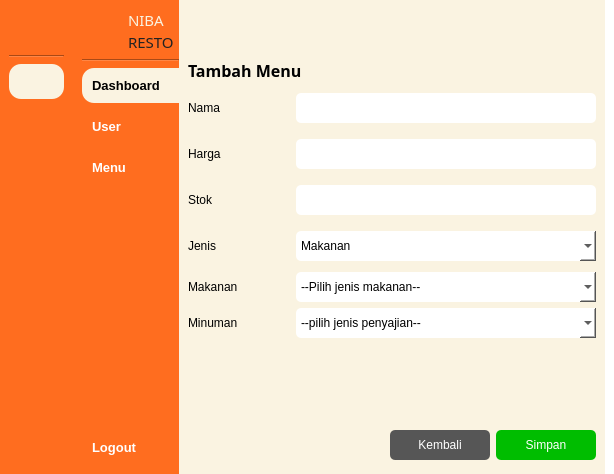
<?xml version="1.0" encoding="UTF-8"?>
<ui version="4.0">
 <class>MainWindow</class>
 <widget class="QMainWindow" name="MainWindow">
  <property name="geometry">
   <rect>
    <x>0</x>
    <y>0</y>
    <width>614</width>
    <height>474</height>
   </rect>
  </property>
  <property name="windowTitle">
   <string>MainWindow</string>
  </property>
  <property name="styleSheet">
   <string notr="true">background-color: rgb(255, 255, 255);</string>
  </property>
  <widget class="QWidget" name="centralwidget">
   <layout class="QGridLayout" name="gridLayout">
    <property name="leftMargin">
     <number>0</number>
    </property>
    <property name="topMargin">
     <number>0</number>
    </property>
    <property name="rightMargin">
     <number>0</number>
    </property>
    <property name="bottomMargin">
     <number>0</number>
    </property>
    <property name="horizontalSpacing">
     <number>0</number>
    </property>
    <item row="0" column="0">
     <widget class="QWidget" name="icon_only_widget" native="true">
      <property name="maximumSize">
       <size>
        <width>75</width>
        <height>16777215</height>
       </size>
      </property>
      <property name="styleSheet">
       <string notr="true">QPushButton {
	text-align: center;
	border-radius: 12px;
    padding: 10px;
    border: 0px;
	color: white;
    font-weight: 600;
}

QPushButton:hover {
	background-color: rgb(181, 171, 146);
}

QPushButton:checked {
	color: black;
	background-color: #FAF3E1;
}

QWidget {
	background-color: #FF6D1F;
}</string>
      </property>
      <layout class="QVBoxLayout" name="verticalLayout">
       <item>
        <layout class="QVBoxLayout" name="verticalLayout_7">
         <item>
          <layout class="QHBoxLayout" name="horizontalLayout_4">
           <property name="rightMargin">
            <number>5</number>
           </property>
           <item>
            <widget class="QLabel" name="label_4">
             <property name="sizePolicy">
              <sizepolicy hsizetype="Fixed" vsizetype="Fixed">
               <horstretch>0</horstretch>
               <verstretch>0</verstretch>
              </sizepolicy>
             </property>
             <property name="minimumSize">
              <size>
               <width>40</width>
               <height>40</height>
              </size>
             </property>
             <property name="maximumSize">
              <size>
               <width>40</width>
               <height>40</height>
              </size>
             </property>
             <property name="styleSheet">
              <string notr="true">QLabel {
    background-color: transparent;
    border-radius: 20px;
    background-image: url(:/yourpic.png);
    background-repeat: no-repeat;
    background-position: center;
}
</string>
             </property>
             <property name="text">
              <string/>
             </property>
             <property name="pixmap">
              <pixmap resource="images.qrc">:/image/images/logo-rounded.png</pixmap>
             </property>
             <property name="scaledContents">
              <bool>true</bool>
             </property>
            </widget>
           </item>
          </layout>
         </item>
         <item>
          <widget class="Line" name="line">
           <property name="orientation">
            <enum>Qt::Horizontal</enum>
           </property>
          </widget>
         </item>
         <item>
          <widget class="QPushButton" name="btn_dashboard_icon">
           <property name="font">
            <font>
             <family>Microsoft Sans Serif</family>
             <pointsize>10</pointsize>
             <weight>75</weight>
             <bold>true</bold>
            </font>
           </property>
           <property name="styleSheet">
            <string notr="true"/>
           </property>
           <property name="text">
            <string/>
           </property>
           <property name="icon">
            <iconset resource="images.qrc">
             <normaloff>:/image/images/mage--home-fill-off.png</normaloff>
             <normalon>:/image/images/mage--home-fill.png</normalon>
             <disabledoff>:/image/images/mage--home-fill-off.png</disabledoff>
             <disabledon>:/image/images/mage--home-fill.png</disabledon>
             <activeoff>:/image/images/mage--home-fill-off.png</activeoff>
             <activeon>:/image/images/mage--home-fill.png</activeon>
             <selectedoff>:/image/images/mage--home-fill-off.png</selectedoff>
             <selectedon>:/image/images/mage--home-fill.png</selectedon>:/image/images/mage--home-fill-off.png</iconset>
           </property>
           <property name="iconSize">
            <size>
             <width>20</width>
             <height>20</height>
            </size>
           </property>
           <property name="checkable">
            <bool>true</bool>
           </property>
           <property name="checked">
            <bool>true</bool>
           </property>
           <property name="autoExclusive">
            <bool>true</bool>
           </property>
          </widget>
         </item>
         <item>
          <widget class="QPushButton" name="btn_user_icon">
           <property name="font">
            <font>
             <family>MS Sans Serif</family>
             <pointsize>10</pointsize>
             <weight>75</weight>
             <bold>true</bold>
            </font>
           </property>
           <property name="styleSheet">
            <string notr="true"/>
           </property>
           <property name="text">
            <string/>
           </property>
           <property name="icon">
            <iconset resource="images.qrc">
             <normaloff>:/image/images/mage--users-fill-off.png</normaloff>
             <normalon>:/image/images/mage--users-fill.png</normalon>:/image/images/mage--users-fill-off.png</iconset>
           </property>
           <property name="iconSize">
            <size>
             <width>20</width>
             <height>20</height>
            </size>
           </property>
           <property name="checkable">
            <bool>true</bool>
           </property>
           <property name="autoExclusive">
            <bool>true</bool>
           </property>
          </widget>
         </item>
         <item>
          <widget class="QPushButton" name="btn_menu_icon">
           <property name="font">
            <font>
             <family>MS Sans Serif</family>
             <pointsize>10</pointsize>
             <weight>75</weight>
             <bold>true</bold>
            </font>
           </property>
           <property name="styleSheet">
            <string notr="true"/>
           </property>
           <property name="text">
            <string/>
           </property>
           <property name="icon">
            <iconset resource="images.qrc">
             <normaloff>:/image/images/mage--clipboard-2-fill-off.png</normaloff>
             <normalon>:/image/images/mage--clipboard-2-fill.png</normalon>:/image/images/mage--clipboard-2-fill-off.png</iconset>
           </property>
           <property name="iconSize">
            <size>
             <width>20</width>
             <height>20</height>
            </size>
           </property>
           <property name="checkable">
            <bool>true</bool>
           </property>
           <property name="autoExclusive">
            <bool>true</bool>
           </property>
          </widget>
         </item>
         <item>
          <spacer name="verticalSpacer_3">
           <property name="orientation">
            <enum>Qt::Vertical</enum>
           </property>
           <property name="sizeHint" stdset="0">
            <size>
             <width>40</width>
             <height>200</height>
            </size>
           </property>
          </spacer>
         </item>
         <item>
          <widget class="QPushButton" name="btn_logout_icon">
           <property name="font">
            <font>
             <family>MS Sans Serif</family>
             <pointsize>10</pointsize>
             <weight>75</weight>
             <bold>true</bold>
            </font>
           </property>
           <property name="styleSheet">
            <string notr="true">QPushButton {
	border-radius: 12px;
}</string>
           </property>
           <property name="text">
            <string/>
           </property>
           <property name="icon">
            <iconset resource="images.qrc">
             <normaloff>:/image/images/mage--shut-down-fill-off.png</normaloff>
             <normalon>:/image/images/mage--shut-down-fill.png</normalon>:/image/images/mage--shut-down-fill-off.png</iconset>
           </property>
           <property name="iconSize">
            <size>
             <width>20</width>
             <height>20</height>
            </size>
           </property>
          </widget>
         </item>
        </layout>
       </item>
      </layout>
     </widget>
    </item>
    <item row="0" column="1">
     <widget class="QWidget" name="icon_name_widget" native="true">
      <property name="maximumSize">
       <size>
        <width>150</width>
        <height>16777215</height>
       </size>
      </property>
      <property name="styleSheet">
       <string notr="true">QPushButton {
	text-align: left;
	border-top-left-radius: 12px;
	border-bottom-left-radius: 12px;
    padding: 10px;
    border: 0px;
	color: white;
    font-weight: 600;
}

QPushButton:hover {
	background-color: rgb(181, 171, 146);
}

QPushButton:checked {
	color: black;
	background-color: #FAF3E1;
}

QWidget {
	background-color: #FF6D1F;
}</string>
      </property>
      <layout class="QVBoxLayout" name="verticalLayout_4">
       <property name="leftMargin">
        <number>9</number>
       </property>
       <property name="topMargin">
        <number>9</number>
       </property>
       <property name="rightMargin">
        <number>0</number>
       </property>
       <property name="bottomMargin">
        <number>9</number>
       </property>
       <item>
        <layout class="QVBoxLayout" name="verticalLayout_2">
         <item>
          <layout class="QHBoxLayout" name="horizontalLayout_2">
           <property name="rightMargin">
            <number>5</number>
           </property>
           <item>
            <widget class="QLabel" name="label_2">
             <property name="sizePolicy">
              <sizepolicy hsizetype="Fixed" vsizetype="Fixed">
               <horstretch>0</horstretch>
               <verstretch>0</verstretch>
              </sizepolicy>
             </property>
             <property name="minimumSize">
              <size>
               <width>40</width>
               <height>40</height>
              </size>
             </property>
             <property name="maximumSize">
              <size>
               <width>40</width>
               <height>40</height>
              </size>
             </property>
             <property name="styleSheet">
              <string notr="true">QLabel {
    background-color: transparent;
    border-radius: 20px;
    background-image: url(:/yourpic.png);
    background-repeat: no-repeat;
    background-position: center;
}
</string>
             </property>
             <property name="text">
              <string/>
             </property>
             <property name="pixmap">
              <pixmap resource="images.qrc">:/image/images/logo-rounded.png</pixmap>
             </property>
             <property name="scaledContents">
              <bool>true</bool>
             </property>
            </widget>
           </item>
           <item>
            <layout class="QVBoxLayout" name="verticalLayout_3">
             <property name="spacing">
              <number>0</number>
             </property>
             <item>
              <widget class="QLabel" name="label_3">
               <property name="maximumSize">
                <size>
                 <width>50</width>
                 <height>16777215</height>
                </size>
               </property>
               <property name="font">
                <font>
                 <family>Bauhaus 93</family>
                 <pointsize>11</pointsize>
                 <weight>50</weight>
                 <bold>false</bold>
                 <strikeout>false</strikeout>
                 <kerning>true</kerning>
                </font>
               </property>
               <property name="styleSheet">
                <string notr="true">color: #FAF3E1;</string>
               </property>
               <property name="text">
                <string>NIBA</string>
               </property>
               <property name="textFormat">
                <enum>Qt::PlainText</enum>
               </property>
              </widget>
             </item>
             <item>
              <widget class="QLabel" name="label_5">
               <property name="sizePolicy">
                <sizepolicy hsizetype="Minimum" vsizetype="Preferred">
                 <horstretch>0</horstretch>
                 <verstretch>0</verstretch>
                </sizepolicy>
               </property>
               <property name="maximumSize">
                <size>
                 <width>50</width>
                 <height>16777215</height>
                </size>
               </property>
               <property name="font">
                <font>
                 <family>Bauhaus 93</family>
                 <pointsize>11</pointsize>
                 <weight>50</weight>
                 <bold>false</bold>
                 <strikeout>false</strikeout>
                 <kerning>true</kerning>
                </font>
               </property>
               <property name="styleSheet">
                <string notr="true">color: #222222;</string>
               </property>
               <property name="text">
                <string>RESTO</string>
               </property>
               <property name="textFormat">
                <enum>Qt::PlainText</enum>
               </property>
               <property name="scaledContents">
                <bool>false</bool>
               </property>
              </widget>
             </item>
            </layout>
           </item>
          </layout>
         </item>
         <item>
          <widget class="Line" name="line_2">
           <property name="orientation">
            <enum>Qt::Horizontal</enum>
           </property>
          </widget>
         </item>
         <item>
          <widget class="QPushButton" name="btn_dashboard_expanded">
           <property name="font">
            <font>
             <family>Microsoft Sans Serif</family>
             <pointsize>10</pointsize>
             <weight>75</weight>
             <bold>true</bold>
            </font>
           </property>
           <property name="styleSheet">
            <string notr="true"/>
           </property>
           <property name="text">
            <string>Dashboard</string>
           </property>
           <property name="icon">
            <iconset resource="images.qrc">
             <normaloff>:/image/images/mage--home-fill-off.png</normaloff>
             <normalon>:/image/images/mage--home-fill.png</normalon>
             <disabledoff>:/image/images/mage--home-fill-off.png</disabledoff>
             <disabledon>:/image/images/mage--home-fill.png</disabledon>
             <activeoff>:/image/images/mage--home-fill-off.png</activeoff>
             <activeon>:/image/images/mage--home-fill.png</activeon>
             <selectedoff>:/image/images/mage--home-fill-off.png</selectedoff>
             <selectedon>:/image/images/mage--home-fill.png</selectedon>:/image/images/mage--home-fill-off.png</iconset>
           </property>
           <property name="iconSize">
            <size>
             <width>20</width>
             <height>20</height>
            </size>
           </property>
           <property name="checkable">
            <bool>true</bool>
           </property>
           <property name="checked">
            <bool>true</bool>
           </property>
           <property name="autoExclusive">
            <bool>true</bool>
           </property>
          </widget>
         </item>
         <item>
          <widget class="QPushButton" name="btn_user_expanded">
           <property name="font">
            <font>
             <family>MS Sans Serif</family>
             <pointsize>10</pointsize>
             <weight>75</weight>
             <bold>true</bold>
            </font>
           </property>
           <property name="styleSheet">
            <string notr="true"/>
           </property>
           <property name="text">
            <string>User</string>
           </property>
           <property name="icon">
            <iconset resource="images.qrc">
             <normaloff>:/image/images/mage--users-fill-off.png</normaloff>
             <normalon>:/image/images/mage--users-fill.png</normalon>:/image/images/mage--users-fill-off.png</iconset>
           </property>
           <property name="iconSize">
            <size>
             <width>20</width>
             <height>20</height>
            </size>
           </property>
           <property name="checkable">
            <bool>true</bool>
           </property>
           <property name="autoExclusive">
            <bool>true</bool>
           </property>
          </widget>
         </item>
         <item>
          <widget class="QPushButton" name="btn_menu_expanded">
           <property name="font">
            <font>
             <family>MS Sans Serif</family>
             <pointsize>10</pointsize>
             <weight>75</weight>
             <bold>true</bold>
            </font>
           </property>
           <property name="styleSheet">
            <string notr="true"/>
           </property>
           <property name="text">
            <string>Menu</string>
           </property>
           <property name="icon">
            <iconset resource="images.qrc">
             <normaloff>:/image/images/mage--clipboard-2-fill-off.png</normaloff>
             <normalon>:/image/images/mage--clipboard-2-fill.png</normalon>:/image/images/mage--clipboard-2-fill-off.png</iconset>
           </property>
           <property name="iconSize">
            <size>
             <width>20</width>
             <height>20</height>
            </size>
           </property>
           <property name="checkable">
            <bool>true</bool>
           </property>
           <property name="autoExclusive">
            <bool>true</bool>
           </property>
          </widget>
         </item>
         <item>
          <spacer name="verticalSpacer_2">
           <property name="orientation">
            <enum>Qt::Vertical</enum>
           </property>
           <property name="sizeHint" stdset="0">
            <size>
             <width>40</width>
             <height>200</height>
            </size>
           </property>
          </spacer>
         </item>
         <item>
          <widget class="QPushButton" name="btn_logout_expanded">
           <property name="font">
            <font>
             <family>MS Sans Serif</family>
             <pointsize>10</pointsize>
             <weight>75</weight>
             <bold>true</bold>
            </font>
           </property>
           <property name="styleSheet">
            <string notr="true">QPushButton {
	border-radius: 12px;
}</string>
           </property>
           <property name="text">
            <string>Logout</string>
           </property>
           <property name="icon">
            <iconset resource="images.qrc">
             <normaloff>:/image/images/mage--shut-down-fill-off.png</normaloff>
             <normalon>:/image/images/mage--shut-down-fill.png</normalon>:/image/images/mage--shut-down-fill-off.png</iconset>
           </property>
           <property name="iconSize">
            <size>
             <width>20</width>
             <height>20</height>
            </size>
           </property>
          </widget>
         </item>
        </layout>
       </item>
      </layout>
     </widget>
    </item>
    <item row="0" column="2">
     <widget class="QWidget" name="main_menu" native="true">
      <property name="styleSheet">
       <string notr="true">background-color: rgb(255, 255, 255);</string>
      </property>
      <layout class="QVBoxLayout" name="verticalLayout_5">
       <property name="spacing">
        <number>0</number>
       </property>
       <property name="leftMargin">
        <number>0</number>
       </property>
       <property name="topMargin">
        <number>0</number>
       </property>
       <property name="bottomMargin">
        <number>0</number>
       </property>
       <item>
        <widget class="QWidget" name="widget" native="true">
         <property name="minimumSize">
          <size>
           <width>0</width>
           <height>50</height>
          </size>
         </property>
         <property name="maximumSize">
          <size>
           <width>16777215</width>
           <height>50</height>
          </size>
         </property>
         <property name="styleSheet">
          <string notr="true">background-color: rgb(250, 243, 225);</string>
         </property>
         <layout class="QHBoxLayout" name="horizontalLayout_6">
          <item>
           <layout class="QHBoxLayout" name="horizontalLayout">
            <item>
             <widget class="QPushButton" name="btn_expand">
              <property name="styleSheet">
               <string notr="true">QPushButton {
	text-align: left;
	border-radius: 12px;
    padding: 10px;
    border: 0px;
	color: black;
    font-weight: 600;
}

QPushButton:hover {
	background-color: #F5E7C6;
}

QPushButton:checked {
	background-color: #222222;
}</string>
              </property>
              <property name="text">
               <string/>
              </property>
              <property name="icon">
               <iconset resource="images.qrc">
                <normaloff>:/image/images/mage--dash-menu-off.png</normaloff>
                <normalon>:/image/images/mage--double-arrow-left-off.png</normalon>:/image/images/mage--dash-menu-off.png</iconset>
              </property>
              <property name="iconSize">
               <size>
                <width>20</width>
                <height>20</height>
               </size>
              </property>
              <property name="checkable">
               <bool>true</bool>
              </property>
             </widget>
            </item>
            <item>
             <spacer name="horizontalSpacer">
              <property name="orientation">
               <enum>Qt::Horizontal</enum>
              </property>
              <property name="sizeHint" stdset="0">
               <size>
                <width>20</width>
                <height>118</height>
               </size>
              </property>
             </spacer>
            </item>
           </layout>
          </item>
         </layout>
        </widget>
       </item>
       <item>
        <widget class="QWidget" name="widget_2" native="true">
         <property name="styleSheet">
          <string notr="true">QWidget {
	background-color: rgb(250, 243, 225);
}

QLabel {
	color:black;
}

QLineEdit {
	background-color: white;
	border-radius:  5px;
}

QComboBox {
	background-color: white;
	border-radius: 5px;
}</string>
         </property>
         <layout class="QVBoxLayout" name="verticalLayout_6">
          <item>
           <widget class="QLabel" name="label_7">
            <property name="maximumSize">
             <size>
              <width>16777215</width>
              <height>30</height>
             </size>
            </property>
            <property name="font">
             <font>
              <family>MS Reference Sans Serif</family>
              <pointsize>12</pointsize>
              <weight>75</weight>
              <bold>true</bold>
             </font>
            </property>
            <property name="styleSheet">
             <string notr="true">color:black;</string>
            </property>
            <property name="text">
             <string>Tambah Menu</string>
            </property>
            <property name="scaledContents">
             <bool>false</bool>
            </property>
            <property name="wordWrap">
             <bool>false</bool>
            </property>
           </widget>
          </item>
          <item>
           <layout class="QVBoxLayout" name="verticalLayout_8">
            <item>
             <layout class="QHBoxLayout" name="horizontalLayout_11">
              <item>
               <widget class="QLabel" name="label_8">
                <property name="styleSheet">
                 <string notr="true"/>
                </property>
                <property name="text">
                 <string>Nama</string>
                </property>
               </widget>
              </item>
              <item>
               <spacer name="horizontalSpacer_6">
                <property name="orientation">
                 <enum>Qt::Horizontal</enum>
                </property>
                <property name="sizeHint" stdset="0">
                 <size>
                  <width>20</width>
                  <height>40</height>
                 </size>
                </property>
               </spacer>
              </item>
              <item>
               <widget class="QLineEdit" name="lineEdit">
                <property name="minimumSize">
                 <size>
                  <width>300</width>
                  <height>30</height>
                 </size>
                </property>
                <property name="maximumSize">
                 <size>
                  <width>300</width>
                  <height>30</height>
                 </size>
                </property>
                <property name="styleSheet">
                 <string notr="true"/>
                </property>
               </widget>
              </item>
             </layout>
            </item>
            <item>
             <layout class="QHBoxLayout" name="horizontalLayout_10">
              <item>
               <widget class="QLabel" name="label_9">
                <property name="text">
                 <string>Harga</string>
                </property>
               </widget>
              </item>
              <item>
               <spacer name="horizontalSpacer_5">
                <property name="orientation">
                 <enum>Qt::Horizontal</enum>
                </property>
                <property name="sizeHint" stdset="0">
                 <size>
                  <width>20</width>
                  <height>40</height>
                 </size>
                </property>
               </spacer>
              </item>
              <item>
               <widget class="QLineEdit" name="lineEdit_2">
                <property name="minimumSize">
                 <size>
                  <width>300</width>
                  <height>30</height>
                 </size>
                </property>
                <property name="maximumSize">
                 <size>
                  <width>300</width>
                  <height>30</height>
                 </size>
                </property>
               </widget>
              </item>
             </layout>
            </item>
            <item>
             <layout class="QHBoxLayout" name="horizontalLayout_9">
              <item>
               <widget class="QLabel" name="label_10">
                <property name="text">
                 <string>Stok</string>
                </property>
               </widget>
              </item>
              <item>
               <spacer name="horizontalSpacer_4">
                <property name="orientation">
                 <enum>Qt::Horizontal</enum>
                </property>
                <property name="sizeHint" stdset="0">
                 <size>
                  <width>20</width>
                  <height>40</height>
                 </size>
                </property>
               </spacer>
              </item>
              <item>
               <widget class="QLineEdit" name="lineEdit_3">
                <property name="minimumSize">
                 <size>
                  <width>300</width>
                  <height>30</height>
                 </size>
                </property>
                <property name="maximumSize">
                 <size>
                  <width>300</width>
                  <height>30</height>
                 </size>
                </property>
                <property name="baseSize">
                 <size>
                  <width>0</width>
                  <height>0</height>
                 </size>
                </property>
               </widget>
              </item>
             </layout>
            </item>
            <item>
             <layout class="QHBoxLayout" name="horizontalLayout_8">
              <item>
               <widget class="QLabel" name="label_11">
                <property name="text">
                 <string>Jenis</string>
                </property>
               </widget>
              </item>
              <item>
               <spacer name="horizontalSpacer_2">
                <property name="orientation">
                 <enum>Qt::Horizontal</enum>
                </property>
                <property name="sizeHint" stdset="0">
                 <size>
                  <width>20</width>
                  <height>40</height>
                 </size>
                </property>
               </spacer>
              </item>
              <item>
               <widget class="QComboBox" name="comboBox">
                <property name="minimumSize">
                 <size>
                  <width>300</width>
                  <height>30</height>
                 </size>
                </property>
                <property name="maximumSize">
                 <size>
                  <width>300</width>
                  <height>30</height>
                 </size>
                </property>
                <item>
                 <property name="text">
                  <string>Makanan</string>
                 </property>
                </item>
                <item>
                 <property name="text">
                  <string>Minuman</string>
                 </property>
                </item>
               </widget>
              </item>
             </layout>
            </item>
           </layout>
          </item>
          <item>
           <widget class="QFrame" name="frame_makanan">
            <property name="maximumSize">
             <size>
              <width>16777215</width>
              <height>30</height>
             </size>
            </property>
            <property name="frameShape">
             <enum>QFrame::NoFrame</enum>
            </property>
            <layout class="QHBoxLayout" name="horizontalLayout_13">
             <property name="leftMargin">
              <number>0</number>
             </property>
             <property name="topMargin">
              <number>0</number>
             </property>
             <property name="rightMargin">
              <number>0</number>
             </property>
             <property name="bottomMargin">
              <number>0</number>
             </property>
             <item>
              <widget class="QLabel" name="label_12">
               <property name="text">
                <string>Makanan</string>
               </property>
              </widget>
             </item>
             <item>
              <spacer name="horizontalSpacer_3">
               <property name="orientation">
                <enum>Qt::Horizontal</enum>
               </property>
               <property name="sizeHint" stdset="0">
                <size>
                 <width>20</width>
                 <height>40</height>
                </size>
               </property>
              </spacer>
             </item>
             <item>
              <widget class="QComboBox" name="comboBox_2">
               <property name="minimumSize">
                <size>
                 <width>300</width>
                 <height>30</height>
                </size>
               </property>
               <property name="maximumSize">
                <size>
                 <width>300</width>
                 <height>30</height>
                </size>
               </property>
               <item>
                <property name="text">
                 <string>--Pilih jenis makanan--</string>
                </property>
               </item>
               <item>
                <property name="text">
                 <string>main menu</string>
                </property>
               </item>
               <item>
                <property name="text">
                 <string>dessert</string>
                </property>
               </item>
              </widget>
             </item>
            </layout>
           </widget>
          </item>
          <item>
           <widget class="QFrame" name="frame_minuman">
            <property name="maximumSize">
             <size>
              <width>16777215</width>
              <height>30</height>
             </size>
            </property>
            <property name="frameShape">
             <enum>QFrame::NoFrame</enum>
            </property>
            <layout class="QHBoxLayout" name="horizontalLayout_14">
             <property name="leftMargin">
              <number>0</number>
             </property>
             <property name="topMargin">
              <number>0</number>
             </property>
             <property name="rightMargin">
              <number>0</number>
             </property>
             <property name="bottomMargin">
              <number>0</number>
             </property>
             <item>
              <widget class="QLabel" name="label_13">
               <property name="text">
                <string>Minuman</string>
               </property>
              </widget>
             </item>
             <item>
              <spacer name="horizontalSpacer_7">
               <property name="orientation">
                <enum>Qt::Horizontal</enum>
               </property>
               <property name="sizeHint" stdset="0">
                <size>
                 <width>20</width>
                 <height>27</height>
                </size>
               </property>
              </spacer>
             </item>
             <item>
              <widget class="QComboBox" name="comboBox_3">
               <property name="minimumSize">
                <size>
                 <width>300</width>
                 <height>30</height>
                </size>
               </property>
               <property name="maximumSize">
                <size>
                 <width>300</width>
                 <height>30</height>
                </size>
               </property>
               <item>
                <property name="text">
                 <string>--pilih jenis penyajian--</string>
                </property>
               </item>
               <item>
                <property name="text">
                 <string>panas</string>
                </property>
               </item>
               <item>
                <property name="text">
                 <string>dingin</string>
                </property>
               </item>
              </widget>
             </item>
            </layout>
           </widget>
          </item>
          <item>
           <spacer name="verticalSpacer_4">
            <property name="orientation">
             <enum>Qt::Vertical</enum>
            </property>
            <property name="sizeHint" stdset="0">
             <size>
              <width>20</width>
              <height>71</height>
             </size>
            </property>
           </spacer>
          </item>
          <item>
           <layout class="QHBoxLayout" name="horizontalLayout_15">
            <item>
             <spacer name="horizontalSpacer_8">
              <property name="orientation">
               <enum>Qt::Horizontal</enum>
              </property>
              <property name="sizeHint" stdset="0">
               <size>
                <width>20</width>
                <height>40</height>
               </size>
              </property>
             </spacer>
            </item>
            <item>
             <widget class="QPushButton" name="pushButton_3">
              <property name="minimumSize">
               <size>
                <width>100</width>
                <height>30</height>
               </size>
              </property>
              <property name="maximumSize">
               <size>
                <width>100</width>
                <height>30</height>
               </size>
              </property>
              <property name="styleSheet">
               <string notr="true">QPushButton {
	background-color: rgb(86, 86, 86);
	color:  white;
	padding: 2px;
	border-radius: 5px;
}</string>
              </property>
              <property name="text">
               <string>Kembali</string>
              </property>
             </widget>
            </item>
            <item>
             <widget class="QPushButton" name="btn_save">
              <property name="minimumSize">
               <size>
                <width>100</width>
                <height>30</height>
               </size>
              </property>
              <property name="maximumSize">
               <size>
                <width>100</width>
                <height>30</height>
               </size>
              </property>
              <property name="styleSheet">
               <string notr="true">QPushButton {
	background-color: rgb(0, 189, 0);
	color: white;
	padding: 2px;
	border-radius: 5px;
}</string>
              </property>
              <property name="text">
               <string>Simpan</string>
              </property>
             </widget>
            </item>
           </layout>
          </item>
         </layout>
        </widget>
       </item>
      </layout>
     </widget>
    </item>
   </layout>
  </widget>
 </widget>
 <resources>
  <include location="images.qrc"/>
 </resources>
 <connections>
  <connection>
   <sender>btn_expand</sender>
   <signal>toggled(bool)</signal>
   <receiver>icon_only_widget</receiver>
   <slot>setHidden(bool)</slot>
   <hints>
    <hint type="sourcelabel">
     <x>221</x>
     <y>54</y>
    </hint>
    <hint type="destinationlabel">
     <x>63</x>
     <y>252</y>
    </hint>
   </hints>
  </connection>
  <connection>
   <sender>btn_expand</sender>
   <signal>toggled(bool)</signal>
   <receiver>icon_name_widget</receiver>
   <slot>setVisible(bool)</slot>
   <hints>
    <hint type="sourcelabel">
     <x>240</x>
     <y>61</y>
    </hint>
    <hint type="destinationlabel">
     <x>186</x>
     <y>243</y>
    </hint>
   </hints>
  </connection>
  <connection>
   <sender>btn_logout_expanded</sender>
   <signal>clicked()</signal>
   <receiver>MainWindow</receiver>
   <slot>close()</slot>
   <hints>
    <hint type="sourcelabel">
     <x>185</x>
     <y>463</y>
    </hint>
    <hint type="destinationlabel">
     <x>140</x>
     <y>470</y>
    </hint>
   </hints>
  </connection>
  <connection>
   <sender>btn_dashboard_expanded</sender>
   <signal>toggled(bool)</signal>
   <receiver>btn_dashboard_icon</receiver>
   <slot>setChecked(bool)</slot>
   <hints>
    <hint type="sourcelabel">
     <x>137</x>
     <y>107</y>
    </hint>
    <hint type="destinationlabel">
     <x>31</x>
     <y>114</y>
    </hint>
   </hints>
  </connection>
  <connection>
   <sender>btn_user_expanded</sender>
   <signal>toggled(bool)</signal>
   <receiver>btn_user_icon</receiver>
   <slot>setChecked(bool)</slot>
   <hints>
    <hint type="sourcelabel">
     <x>109</x>
     <y>148</y>
    </hint>
    <hint type="destinationlabel">
     <x>35</x>
     <y>161</y>
    </hint>
   </hints>
  </connection>
  <connection>
   <sender>btn_menu_expanded</sender>
   <signal>toggled(bool)</signal>
   <receiver>btn_menu_icon</receiver>
   <slot>setChecked(bool)</slot>
   <hints>
    <hint type="sourcelabel">
     <x>117</x>
     <y>201</y>
    </hint>
    <hint type="destinationlabel">
     <x>37</x>
     <y>202</y>
    </hint>
   </hints>
  </connection>
  <connection>
   <sender>btn_dashboard_icon</sender>
   <signal>toggled(bool)</signal>
   <receiver>btn_dashboard_expanded</receiver>
   <slot>setChecked(bool)</slot>
   <hints>
    <hint type="sourcelabel">
     <x>43</x>
     <y>100</y>
    </hint>
    <hint type="destinationlabel">
     <x>123</x>
     <y>100</y>
    </hint>
   </hints>
  </connection>
  <connection>
   <sender>btn_user_icon</sender>
   <signal>toggled(bool)</signal>
   <receiver>btn_user_expanded</receiver>
   <slot>setChecked(bool)</slot>
   <hints>
    <hint type="sourcelabel">
     <x>23</x>
     <y>145</y>
    </hint>
    <hint type="destinationlabel">
     <x>168</x>
     <y>144</y>
    </hint>
   </hints>
  </connection>
  <connection>
   <sender>btn_menu_icon</sender>
   <signal>toggled(bool)</signal>
   <receiver>btn_menu_expanded</receiver>
   <slot>setChecked(bool)</slot>
   <hints>
    <hint type="sourcelabel">
     <x>34</x>
     <y>182</y>
    </hint>
    <hint type="destinationlabel">
     <x>153</x>
     <y>196</y>
    </hint>
   </hints>
  </connection>
  <connection>
   <sender>btn_logout_icon</sender>
   <signal>clicked()</signal>
   <receiver>MainWindow</receiver>
   <slot>close()</slot>
   <hints>
    <hint type="sourcelabel">
     <x>38</x>
     <y>445</y>
    </hint>
    <hint type="destinationlabel">
     <x>48</x>
     <y>513</y>
    </hint>
   </hints>
  </connection>
 </connections>
</ui>
